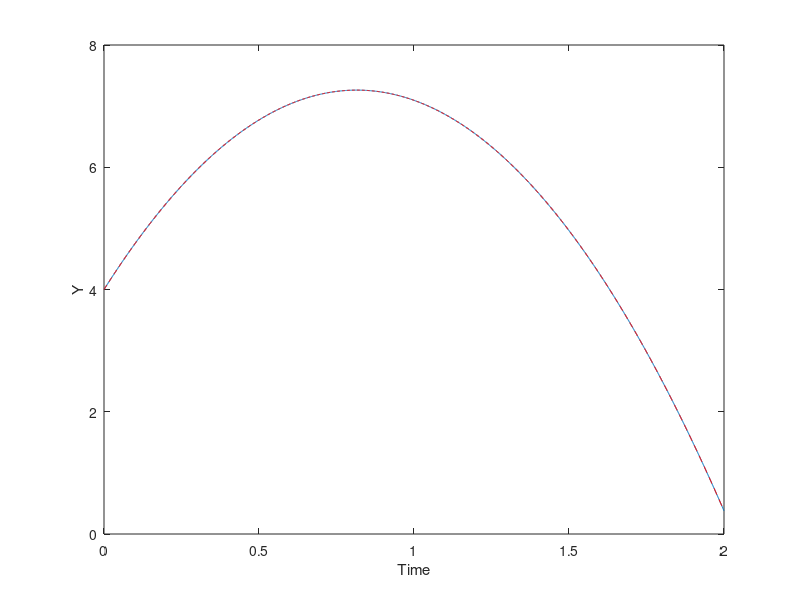
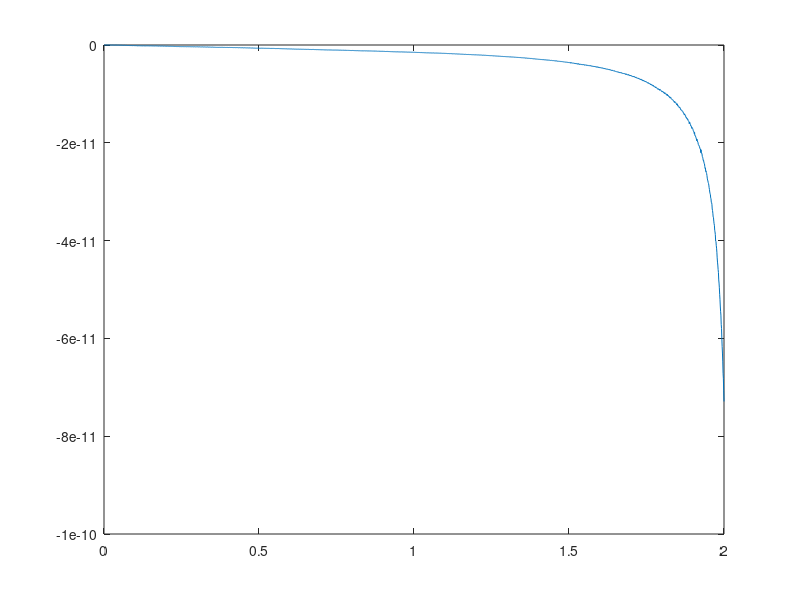

These charts were generated, in order, by the following MATLAB code:
clear
clc
close all

timestep = 0.001;

t = 0:timestep:2;

m = 1;
v0 = 8;
y0 = 4;
g = 9.81;

y_analytical = y0 + v0*t - (1/2)*g*t.^2;
v_analytical = v0 - g*t;

yk = y0;
ykdot = v0;
xk = [yk;ykdot];

y_numerical = zeros(1,length(t));
ydot_numerical = zeros(1,length(t));

ydd = -g;

for idx = 1:length(t)
    
    %%%%Save my state
    y_numerical(idx) = xk(1);
    %ydot_numerical(idx) = ykdot;
            
    %%%%Step your state
    xkdot = [xk(2);ydd];
    xkddot = [ydd;0];
    xk1 = xk + xkdot*timestep + xkddot*(timestep^2)/2;
    %yk1 = yk+ykdot*timestep;
    %yk1dot = ykdot + ydd*timestep;
    
    %%%%Step my state
    xk = xk1;
    %yk = yk1;
    %ykdot = yk1dot;
    
end

figure()
plot(t,y_analytical)
hold on
plot(t,y_numerical,'r--')
xlabel('Time')
ylabel('Y')

figure()
error_in = 100*(y_analytical-y_numerical)./y_analytical;
plot(t,error_in)
